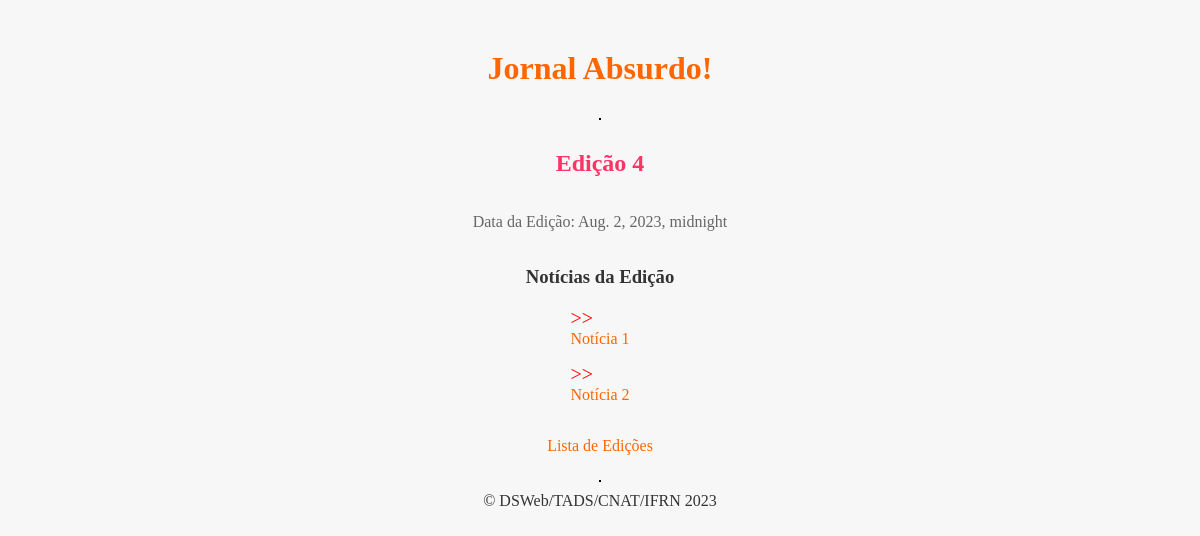
/jornal/, run on the app's committed database.
### jornal_interno/models.py (models this page shows, shortened)
class Edicao(models.Model):
    numero = models.IntegerField()
    data = models.DateTimeField()

class Noticia(models.Model):
    edicao = models.ForeignKey(Edicao, default=1, on_delete = models.CASCADE)
    autor = models.ForeignKey(Autor, default=1, on_delete = models.CASCADE)
    titulo = models.CharField(max_length=250)
    conteudo = models.TextField(max_length=700)
    data_pub = models.DateTimeField()

### jornal_interno/views.py (the view)
# urls.py: path('', views.IndexView.as_view(), name='index'),
class IndexView(View):
    def get(self, request, *args, **kwargs):
        edicao_mais_recente = Edicao.objects.latest('data')
        noticias = Noticia.objects.filter(edicao=edicao_mais_recente)
        return render(
            request, 'jornalinterno/index.html',
            {'edicao_mais_recente': edicao_mais_recente, 'noticias': noticias}
        )

### jornal_interno/templates/jornalinterno/index.html (shortened to what this page needs)
{% extends 'jornalinterno/base.html' %}
{% block conteudo %}
    <h2>Edição {{ edicao_mais_recente.numero }}</h2>
    <p>Data da Edição: {{ edicao_mais_recente.data }}</p>
    <h3>Notícias da Edição</h3>
        {% for noticia in noticias %}
            <li><a href="{% url 'jornalinterno:pagina_noticia' noticia.pk %}">{{ noticia.titulo }}</a></li>
        {% endfor %}
    <br>
    <a href="{% url 'jornalinterno:listar_edicoes' %}">Lista de Edições</a></li>
{% endblock %}

### jornal_interno/static/jornalinterno/base.css (style rules this page uses)
body { font-family: Georgia, 'Times New Roman', Times, serif; background-color: #f7f7f7; color: #333; padding: 0; margin-left:30%; margin-right: 30%; }
h2 { text-align: center; color: #ff3366; }
p { color: #666; }
a { color: #ff6600; text-decoration: none; display: block; margin-bottom: 15px; }
li::marker { content: ">>"; color: #FF0000; font-size: 20px; text-align: left; list-style-position: inside; }

### data on the page
Edicao: numero "4", data "Aug. 2, 2023, midnight"
Noticia: titulo "Notícia 1"
Noticia: titulo "Notícia 2"
